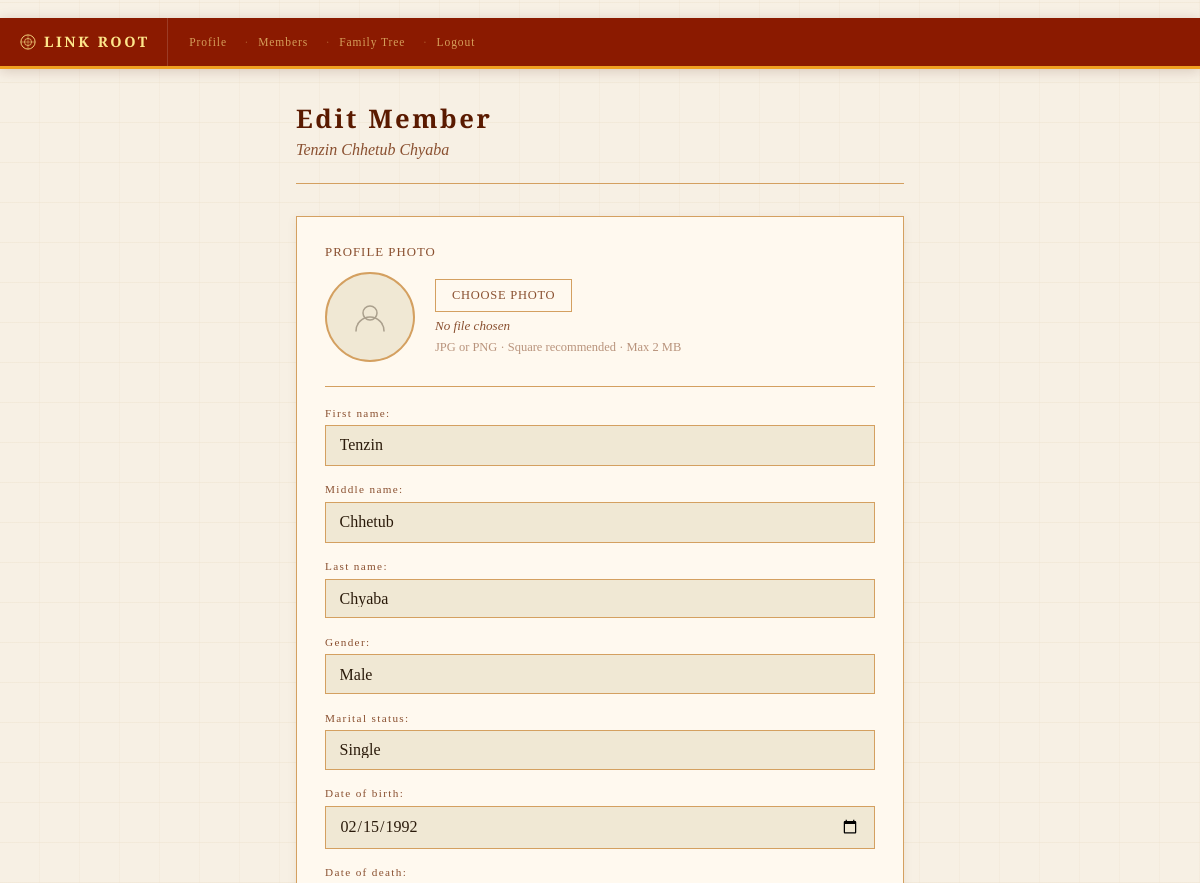
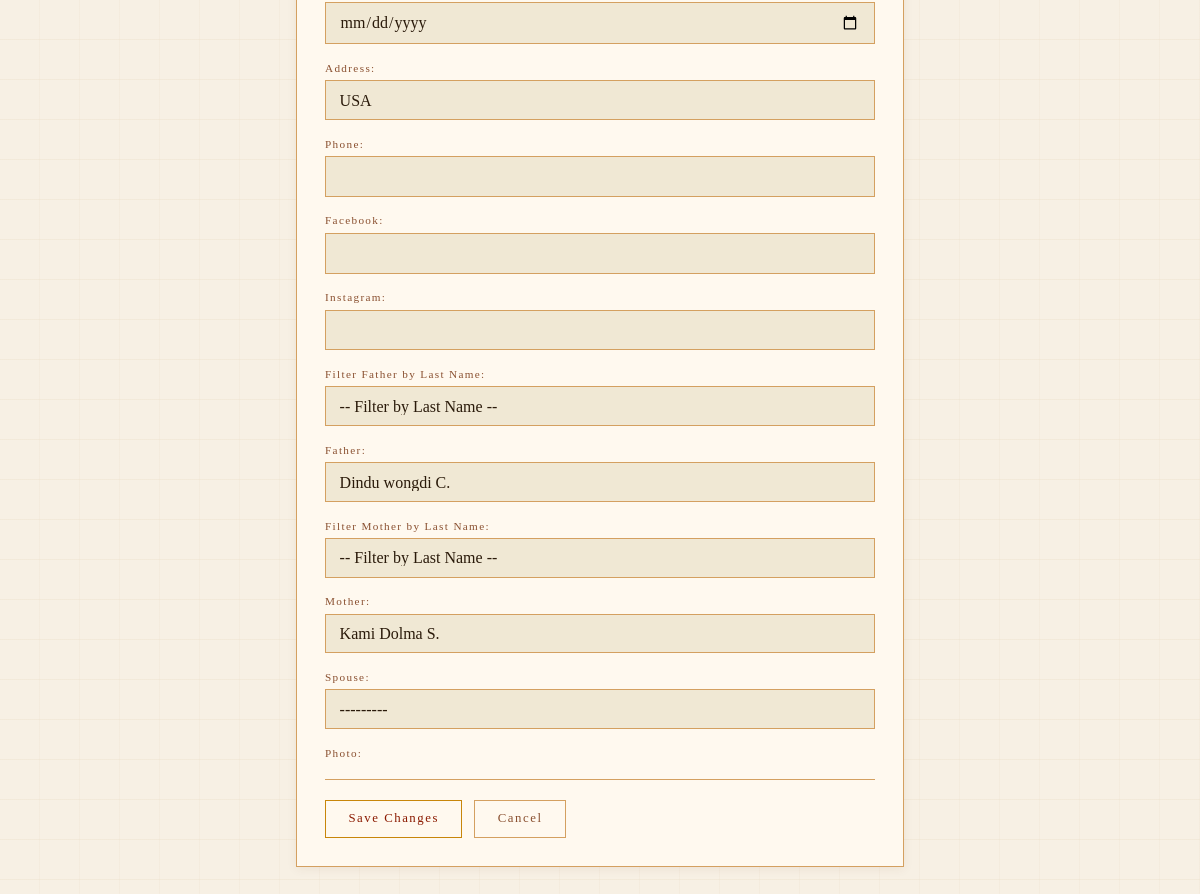
Page /accounts/family/1/edit/ (signed in) on the committed database (2 pictures, top to bottom).
### accounts/models.py (models this page shows, shortened)
class FamilyMember(models.Model):
    user           = models.ForeignKey(User, on_delete=models.CASCADE, null=True, blank=True)
    first_name     = models.CharField(max_length=100)
    middle_name    = models.CharField(max_length=100, blank=True)
    last_name      = models.CharField(max_length=100)
    gender         = models.CharField(max_length=1, choices=GENDER_CHOICES, null=True, blank=True)
    marital_status = models.CharField(max_length=10, choices=MARITAL_STATUS, default='Single')
    date_of_birth  = models.DateField(null=True, blank=True)
    date_of_death  = models.DateField(null=True, blank=True)   # ← new
    address        = models.TextField(blank=True)
    photo          = models.ImageField(upload_to='members/', blank=True, null=True)
    phone          = models.CharField(max_length=30, blank=True)
    facebook       = models.CharField(max_length=200, blank=True)
    instagram      = models.CharField(max_length=200, blank=True)
    father = models.ForeignKey(
        'self', null=True, blank=True,
        on_delete=models.SET_NULL,
        related_name='children_of_father'
    )
    mother = models.ForeignKey(
        'self', null=True, blank=True,
        on_delete=models.SET_NULL,
        related_name='children_of_mother'
    )
    spouse = models.ForeignKey(
        'self', null=True, blank=True,
        on_delete=models.SET_NULL,
        related_name='married_to'
    )
    def __str__(self):
        if self.middle_name:
            return f"{self.first_name} {self.middle_name} {self.last_name[0]}."
        return f"{self.first_name} {self.last_name[0]}."

### accounts/views.py (the view)
# urls.py: path('family/<int:pk>/edit/', views.edit_member, name='edit_member'),
@login_required
def edit_member(request, pk):
    member = get_object_or_404(FamilyMember, pk=pk)
    if request.method == 'POST':
        form = FamilyMemberForm(request.POST, request.FILES, instance=member)
        if form.is_valid():
            form.save()
            return redirect('family_detail', pk=pk)
    else:
        form = FamilyMemberForm(instance=member)
    return render(request, 'accounts/edit_member.html', {'form': form, 'member': member})

### accounts/templates/accounts/edit_member.html (shortened to what this page needs)
﻿{% extends 'accounts/base.html' %}
{% block content %}
<div class="main" style="max-width:640px;">
  <div class="page-header">
    <div class="page-title">Edit Member</div>
    <div class="page-subtitle">{{ member.first_name }} {{ member.middle_name }} {{ member.last_name }}</div>
  </div>
  <div class="card">
    <form method="POST" enctype="multipart/form-data" id="member-form">
      {% csrf_token %}
      <div style="margin-bottom:1.5rem;">
        <label style="display:block; font-family:'Cinzel',serif; font-size:0.8rem; letter-spacing:0.08em; color:var(--text-dim); margin-bottom:0.75rem;">
          PROFILE PHOTO
        </label>
        <div style="display:flex; align-items:center; gap:1.25rem; margin-bottom:0.75rem;">
          <div id="photo-preview-wrap" style="width:90px; height:90px; border-radius:50%; border:2px solid var(--border); overflow:hidden; background:var(--surface2); flex-shrink:0; display:flex; align-items:center; justify-content:center;">
          </div>
          <div style="flex:1;">
            <label for="id_photo" id="photo-label"
              style="display:inline-block; cursor:pointer; padding:0.5rem 1rem; border:1px solid var(--border); font-family:'Cinzel',serif; font-size:0.78rem; letter-spacing:0.06em; color:var(--text-dim); transition:border-color 0.2s, color 0.2s;">
              {% if member.photo %}CHANGE PHOTO{% else %}CHOOSE PHOTO{% endif %}
            </label>
            <div id="photo-filename" style="margin-top:0.4rem; font-size:0.82rem; color:var(--text-dim); font-style:italic;">
              {% if member.photo %}Current photo saved{% else %}No file chosen{% endif %}
            </div>
            <div style="margin-top:0.35rem; font-size:0.78rem; color:var(--text-dim); opacity:0.6;">
              JPG or PNG · Square recommended · Max 2 MB
            </div>
          </div>
        </div>
      </div>
      <hr style="border:none; border-top:1px solid var(--border); margin-bottom:1.25rem;" />
      {{ form.as_p }}
      <div style="margin-top:1.25rem; padding-top:1.25rem; border-top:1px solid var(--border); display:flex; gap:0.75rem; flex-wrap:wrap;">
        <button type="submit" class="btn">Save Changes</button>
        <a href="{% url 'family_detail' member.pk %}" class="btn" style="border-color:var(--border); color:var(--text-dim);">Cancel</a>
      </div>
    </form>
  </div>
</div>
{% endblock %}

### accounts/templates/accounts/base.html (style rules this page uses)
:root { --bg: #f7f0e4; --surface: #fff9ef; --surface2: #f0e8d4; --border: #d4a060; --gold: #8B1a00; --gold-light: #5a1a00; --gold-dim: #c8860a; --text: #2a1a0a; --text-dim: #8a5030; --male: #ddeaf8; --male-border: #3a7abf; --female: #f8ddf0; --female-border:#bf3a8a; --error: #bf3a3a; }
* { box-sizing: border-box; margin: 0; padding: 0; }
body { background: var(--bg); color: var(--text); font-family: 'Crimson Text', Georgia, serif; min-height: 100vh; }
body::before { content: ''; position: fixed; inset: 0; background-image: repeating-linear-gradient(0deg, transparent, transparent 39px, rgba(180,140,60,0.06) 39px, rgba(180,140,60,0.06) 40px), repeating-linear-gradient(90deg, transparent, transparent 39px, rgba(180,140,60,0.04) 39px, rgba(180,140,60,0.04) 40px); pointer-events: none; z-index: 0; }
.main { position: relative; z-index: 1; max-width: 960px; margin: 0 auto; padding: 2rem 1rem; }
.page-header { margin-bottom: 2rem; padding-bottom: 1.5rem; border-bottom: 1px solid var(--border); }
.page-title { font-family: 'Cinzel', serif; font-size: clamp(1.2rem, 5vw, 1.6rem); font-weight: 600; color: var(--gold-light); letter-spacing: 0.1em; }
.page-subtitle { color: var(--text-dim); font-style: italic; font-size: 1rem; margin-top: 0.3rem; }
.card { background: var(--surface); border: 1px solid var(--border); padding: 1.75rem; margin-bottom: 1.25rem; position: relative; box-shadow: 0 2px 10px rgba(100,50,0,0.07); }
p label { display: block; font-family: 'Cinzel', serif; font-size: 0.7rem; letter-spacing: 0.12em; color: var(--text-dim); margin-bottom: 0.4rem; }
p { margin-bottom: 1.1rem; }
p input[type="text"], p input[type="password"], p input[type="date"], p input[type="email"], p select, p textarea { width: 100%; background: var(--surface2); border: 1px solid var(--border); color: var(--text); padding: 0.65rem 0.85rem; font-family: 'Crimson Text', serif; font-size: 1rem; outline: none; transition: border-color 0.2s; -webkit-appearance: none; border-radius: 0; }
p select option { background: var(--surface2); color: var(--text); }
.btn { background: transparent; border: 1px solid var(--gold-dim); color: var(--gold); padding: 0.65rem 1.4rem; font-family: 'Cinzel', serif; font-size: 0.8rem; letter-spacing: 0.12em; cursor: pointer; transition: all 0.2s; text-decoration: none; display: inline-block; }

### accounts/templates/accounts/edit_member.html (style rules this page uses)
#photo-preview-wrap { transition: border-color 0.2s; }

### rows in the picture
FamilyMember: first_name "Tenzin", middle_name "Chhetub", last_name "Chyaba", gender "Male", marital_status "Single", date_of_birth "02/15/1992", address "USA", father "Dindu wongdi C.", mother "Kami Dolma S.", spouse "---------"
